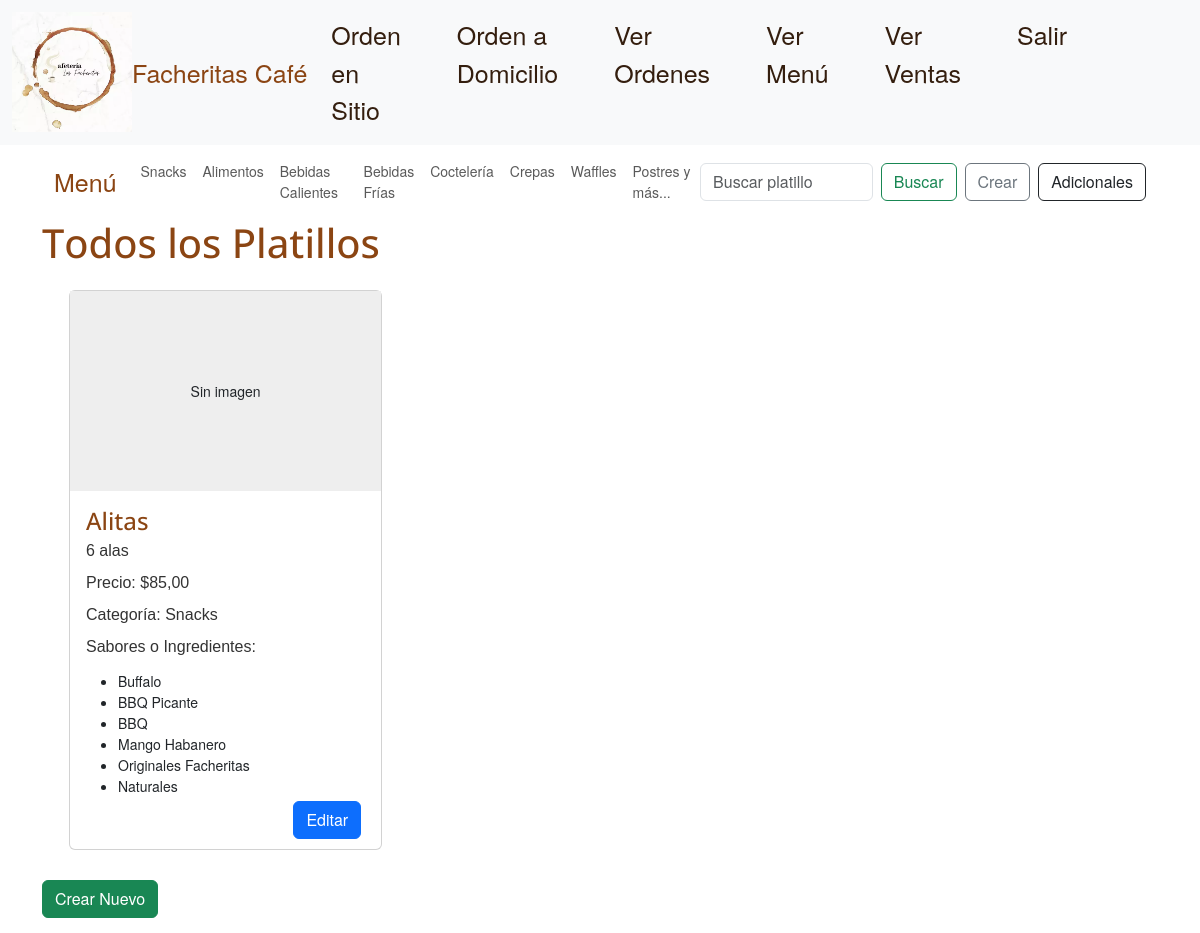
Screenshot of /Menu/menu/1/ (signed in) with the database file from the repository.
### Menu/models.py (models this page shows, shortened)
class CategoriaMenu(models.Model):
    nombreCate = models.CharField(max_length=15)
    def __str__(self):
        return self.nombreCate

class Producto(models.Model):
    nombre = models.CharField(max_length=50)
    descripcion = models.TextField()
    sabores_raw = models.CharField(max_length=255, blank=True, null=True)
    precio = models.DecimalField(max_digits=10, decimal_places=2)
    categoria = models.ForeignKey(CategoriaMenu, on_delete=models.CASCADE)
    imagen = models.ImageField(upload_to='productos/', blank=True, null=True)
    adicionales = models.ManyToManyField('Adicional', related_name='ingredientes_adicionales', blank=True)
    def obtener_sabores(self):
        if self.sabores_raw:
            return [sabor.strip() for sabor in self.sabores_raw.split(',')]
        else:
            return ['Ninguno']
    def set_sabores(self, sabores):
        self.sabores_raw = ', '.join(sabores)
    sabores = property(obtener_sabores, set_sabores)

### Menu/views.py (the view)
# urls.py: path('',MenuListar.as_view() , name= 'Menu'),
class MenuListar(LoginRequiredMixin, BuscadorYCategoriasMixin, ListView):
    login_url = 'login'
    redirect_field_name = 'next'
    model = Producto
    template_name = 'Menu.html'
    context_object_name = 'Productos'

### Menu/views.py (called while the page is built)
    def get_queryset(self):
        categoria_id = self.kwargs.get('categoria_id')
        productos = Producto.objects.all()
        if categoria_id:
            productos = productos.filter(categoria=categoria_id)
        busqueda = self.request.GET.get("Buscar")
        if busqueda:
            atributos_a_buscar = ['nombre', 'descripcion', 'precio', 'categoria__nombreCate']
            query = Q()
            for atributo in atributos_a_buscar:
                query |= Q(**{f'{atributo}__icontains': busqueda})
            productos = productos.filter(query)
        return productos

    def get_context_data(self, **kwargs):
        context = super().get_context_data(**kwargs)
        context['categorias'] = CategoriaMenu.objects.all()
        return context

### Menu/templates/Menu.html (shortened to what this page needs)
{% extends 'main.html' %}
{% load static %}
{% block contenido %}
<nav class="navbar navbar-expand-lg navbar-light " style="background-color: #ffffff; color: #ffffff;">
    <div class="container-fluid">
      <a class="navbar-brand" href="{% url 'Menu'  %}" style="color: #8B4513; font-size: 25px;">Menú</a>
      <div class="collapse navbar-collapse" id="navbarSupportedContent">
        <ul class="navbar-nav me-auto mb-2 mb-lg-0">
        {% for categoria in categorias %}
        <li class="nav-item">
          <a class="nav-link" href="{% url 'menu_por_categoria' categoria.id %}">{{ categoria.nombreCate }}</a>
        </li>
        {% endfor %}
        </ul>
        <form class="d-flex" method= "GET">
          <input class="form-control me-2" type="search" placeholder="Buscar platillo" aria-label="Search" name="Buscar" value="">
          <button class="btn btn-outline-success custom-brown" type="submit"  >Buscar</button>
        </form>
        {%if user.is_staff%}
        <a class="btn btn-outline-secondary ms-2" href="{% url 'CrearProducto' %}" style="left: 20px; right: 20px;">Crear</a>
        {%endif%}
        <a href="{% url 'listar_adicionales' %}" class="btn btn-outline-dark ms-2" style="left: 20px; right: 20px;">Adicionales</a>
      </div>
    </div>
  </nav>
    <div class="row">
        <div class="col-lg-12">
            <div style="display: flex;">
                <h1>Todos los Platillos</h1>
            </div>
        </div>
    </div>
    <div class="container-fluid">
        <div class="row">
            {% for Producto in Productos %}
                <div class="col-lg-4 col-md-6 col-sm-12">
                    <div class="card card-item" >
                        {% if Producto.imagen %}
                        <img src="{{ Producto.imagen.url }}" class="card-img-top" style="width: 100%; height:200px;" alt="...">
                        {% else %}
                        <div class="card-placeholder" style="width: 100%; height:200px; background-color: #eee; text-align: center; line-height: 200px;">
                            Sin imagen
                        </div>
                        {% endif %}
                        <div class="card-body">
                            <h5 class="card-title">{{ Producto.nombre }}</h5>
                            <p class="card-text">{{ Producto.descripcion }}</p>
                            <p class="card-text">Precio: ${{ Producto.precio }}</p>
                            <p class="card-text">Categoría: {{ Producto.categoria }}</p>
                            <p class="card-text">Sabores o Ingredientes: </p>
                            <ul id="sabores">
                              {% for sabor in Producto.sabores %}
                                <li>{{ sabor }}</li>
                              {% endfor %}
                            </ul>
                            {%if user.is_staff%}
                            <a href="{% url 'EditarProducto' pk=Producto.id%}" class="btn btn-primary" style="position: absolute; bottom: 10px; right: 20px;">Editar</a>
                            {%endif%}
                        </div>
                    </div>
                </div>
            {% endfor %}
        </div>
    </div>
    <a href="{% url 'CrearProducto' %}" class="btn btn-success" style="margin-top: 15px; margin-bottom: 15px;"> Crear Nuevo </a>
{% endblock %}

### static/css/style.css (style rules this page uses)
html body { background: white; }
h1, h2, h3, h4, h5, h6 { color: #8B4513; font-family: 'Open Sans', sans-serif; }
p { line-height: 1.5; }
.card-title { font-family: 'Open Sans'sans-serif; color: #8B4513; font-size: 1.5rem; }
.card-text { color: #333; font-family: 'Montserrat',sans-serif; font-size: 1rem; line-height: 1; }
.card-body { max-height: 400px; overflow-y: auto; }

### static/css/carrusel.css (style rules this page uses)
body { position: relative; height: 100%; }
body { font-family: Helvetica Neue, Helvetica, Arial, sans-serif; font-size: 14px; color: #000; margin: 0; padding: 0; overflow-x: hidden; }

### Menu/templates/Menu.html (style rules this page uses)
.card { width: 25rem; height: 35rem; margin: 15px; }
@media (max-width: 1400px) { .card { width: calc(95%); } }
@media (max-width: 1200px) { .card { width: calc(90%); } }

### rows the page displays
CategoriaMenu: nombreCate "Snacks"
CategoriaMenu: nombreCate "Alimentos"
CategoriaMenu: nombreCate "Bebidas Calientes"
CategoriaMenu: nombreCate "Bebidas Frías"
CategoriaMenu: nombreCate "Coctelería"
CategoriaMenu: nombreCate "Crepas"
CategoriaMenu: nombreCate "Waffles"
CategoriaMenu: nombreCate "Postres y más..."
Producto: imagen "Sin imagen", nombre "Alitas", descripcion "6 alas", precio "85,00", categoria "Snacks", sabores "Buffalo" "BBQ Picante" "BBQ" "Mango Habanero" "Originales Facheritas" "Naturales"
